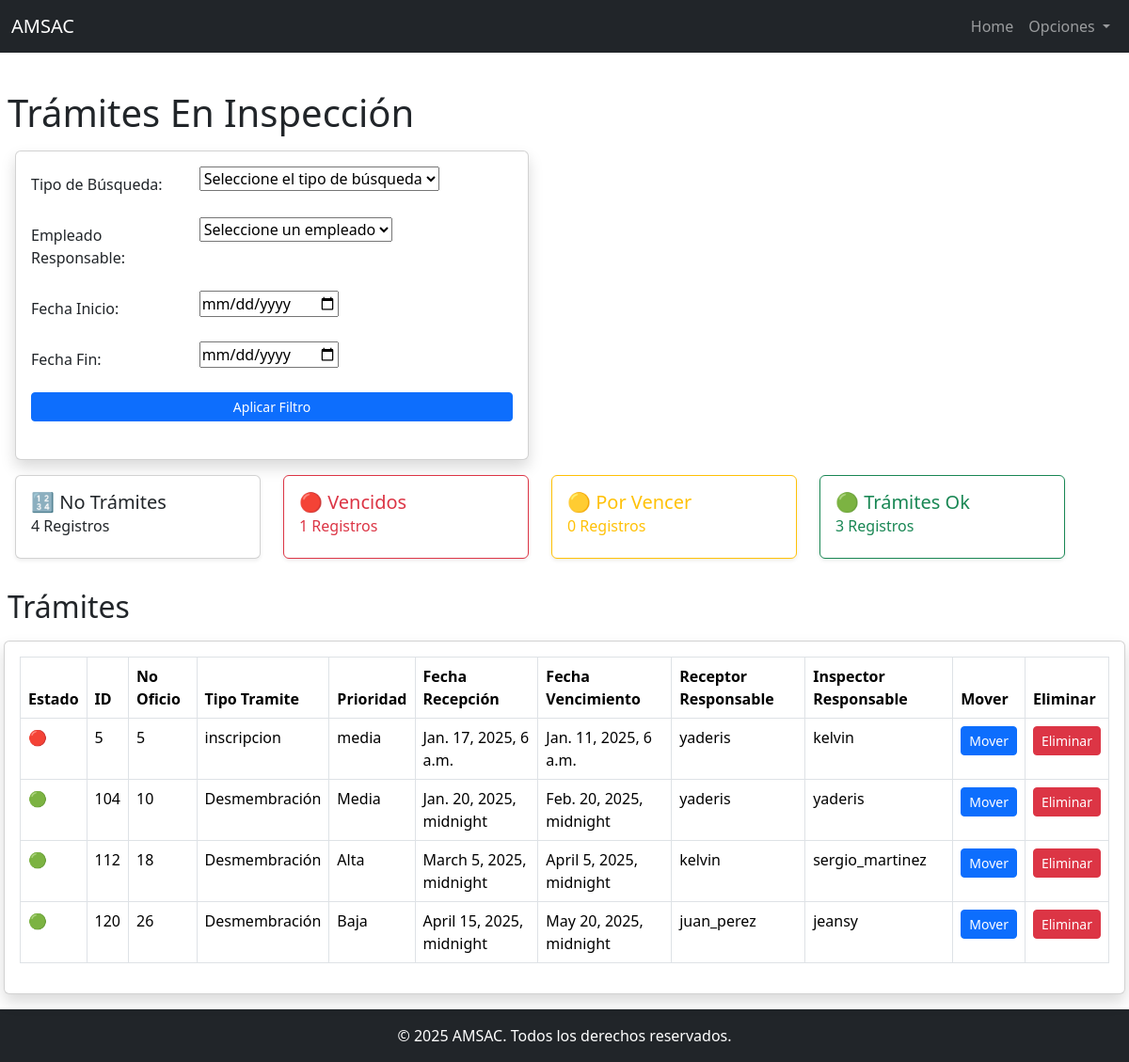
Screenshot of /bandeja_inspeccion/ (signed in) with the database file from the repository.
### app_catastro_inmuebles_01/models.py (models this page shows, shortened)
class Tramite(models.Model):
    ESTADO_CHOICES = [
        ('Recepción', 'Recepción'),
        ('Inspección', 'Inspección'),
        ('Resolución', 'Resolución'),
        ('Finalizado', 'Finalizado'),
        ('Pendiente Subsano', 'Pendiente Subsano'),
        ('Inspección Proyecto', 'Inspección Proyecto'),
        ('Resolución Proyecto', 'Resolución Proyecto'),
    ]
    no_oficio = models.CharField(max_length=50)
    fecha_recepcion = models.DateTimeField()
    fecha_vencimiento = models.DateTimeField()
    prioridad = models.CharField(max_length=10, choices=[('alta', 'Alta'), ('media', 'Media'), ('baja', 'Baja')])
    tramite_tipo = models.CharField(max_length=20, choices=[('inscripcion', 'Inscripción'), ('desmembracion', 'Desmembración'),
                                                            ('consolidacion', 'Consolidación'), ('comprobante', 'Comprobante')])
    receptor_responsable = models.ForeignKey(Usuario, on_delete=models.SET_NULL, null=True, related_name='receptor_responsable')
    inspector_responsable = models.ForeignKey(Usuario, on_delete=models.SET_NULL, null=True, related_name='inspector_responsable')
    resultor_responsable = models.ForeignKey(Usuario, on_delete=models.SET_NULL, null=True, blank=True, related_name='resultor_responsable')
    lider_proyecto = models.ForeignKey(Usuario, on_delete=models.SET_NULL, null=True, blank=True, related_name='lider_proyecto')
    sub_lider_proyecto = models.ForeignKey(Usuario, on_delete=models.SET_NULL, null=True, blank=True, related_name='sub_lider_proyecto')
    resultor_proyecto = models.ForeignKey(Usuario, on_delete=models.SET_NULL, null=True, blank=True, related_name='resultor_proyecto')
    etapa = models.ForeignKey(Etapa, on_delete=models.CASCADE)
    fecha_movimiento = models.DateTimeField(auto_now=True)  # Fecha en que el trámite cambia de etapa
    comentarios = models.TextField(blank=True, null=True)
    delegado_a = models.ForeignKey(Usuario, on_delete=models.SET_NULL, null=True, related_name='delegado_a')

class Usuario(AbstractUser):
    ROLES = [
        ('recepcionista', 'Recepcionista'),
        ('inspector', 'Inspector'),
        ('resultor', 'Resultor'),
        ('lider_proyecto', 'Líder de Proyecto'),
        ('sub_lider_proyecto', 'Sub Líder de Proyecto'),
        ('resultor_proyecto', 'Resultor de Proyecto'),
    ]
    rol = models.CharField(max_length=20, choices=ROLES, null=True, blank=True)
    def __str__(self):
        return f"{self.username}"  # Para mostrar el rol del usuario agregar ({self.get_rol_display()})

### app_catastro_inmuebles_01/views.py (the view)
# urls.py: path('bandeja_inspeccion/', views.bandeja_inspeccion, name='bandeja_inspeccion'),
@login_required
def bandeja_inspeccion(request):
    tramites = Tramite.objects.filter(etapa__nombre="Inspección")
    etapas = Etapa.objects.all()
    resultores = Usuario.objects.filter(rol='resultor')  # Obtener todos los resultores disponibles
    lideres_proyecto = Usuario.objects.filter(rol='lider_proyecto')  # Obtener todos los líderes de proyecto disponibles
    if request.method == 'GET':
        form = FiltroTramitesForm(request.GET)
        if form.is_valid():
            tramites = form.filter_tramites(tramites)
    else:
        form = FiltroTramitesForm()
    today = timezone.now()
    warning_period = timedelta(days=5)  # Definir 5 días antes del vencimiento como "por vencer"
    tramites_vencidos = []
    tramites_por_vencer = []
    tramites_ok = []
    for tramite in tramites:
        if tramite.fecha_vencimiento < today:
            tramite.estado = 'vencido'
            tramites_vencidos.append(tramite)
        elif tramite.fecha_vencimiento <= today + warning_period:
            tramite.estado = 'por_vencer'
            tramites_por_vencer.append(tramite)
        else:
            tramite.estado = 'ok'
            tramites_ok.append(tramite)
    tramites_vencidos_count = len(tramites_vencidos)
    tramites_por_vencer_count = len(tramites_por_vencer)
    tramites_ok_count = len(tramites_ok)
    tramites_totales = tramites_vencidos_count + tramites_por_vencer_count + tramites_ok_count
    tramites_ordenados = tramites_vencidos + tramites_por_vencer + tramites_ok
    context = {
        'etapas': etapas,
        'resultores': resultores,
        'lideres_proyecto': lideres_proyecto,
        'tramites': tramites_ordenados,
        'tramites_vencidos_count': tramites_vencidos_count,
        'tramites_por_vencer_count': tramites_por_vencer_count,
        'tramites_ok_count': tramites_ok_count,
        'tramites_totales': tramites_totales,
        'form': form,
    }
    return render(request, 'app_catastro_inmuebles_01/bandeja_inspeccion.html', context)

### app_catastro_inmuebles_01/forms.py (called while the page is built, shortened)
    def filter_tramites(self, queryset):
        tipo_busqueda = self.cleaned_data.get('tipo_busqueda')
        empleado_id = self.cleaned_data.get('empleado')
        fecha_inicio = self.cleaned_data.get('fecha_inicio')
        fecha_fin = self.cleaned_data.get('fecha_fin')
        if fecha_inicio:
            queryset = queryset.filter(fecha_vencimiento__gte=fecha_inicio)
        if fecha_fin:
            queryset = queryset.filter(fecha_vencimiento__lte=fecha_fin)
        return queryset

### app_catastro_inmuebles_01/templates/app_catastro_inmuebles_01/bandeja_inspeccion.html (shortened to what this page needs)
{% extends 'base.html' %}
{% block content %}
    <h1 class="ms-2">Trámites En Inspección</h1>
    <div class="container mb-3 mt-3 ms-1 me-1">
        <div class="row">
            <div class="col-12 col-md-6">
                <div class="card shadow">
                    <div class="card-body">
                        <form method="GET" class="mb-4">
                            <div class="mb-3">
                                {% for field in form %}
                                    <div class="row mb-3">
                                        <label class="col-sm-4 col-form-label">{{ field.label_tag }}</label>
                                        <div class="col-sm-8">
                                            {{ field }}
                                        </div>
                                    </div>
                                {% endfor %}
                            </div>
                            <div class="d-grid">
                                <button type="submit" class="btn btn-primary btn-sm">Aplicar Filtro</button>
                            </div>
                        </form>
                    </div>
                </div>
            </div>
        </div>
    </div>
    <div class="container mb-3 mt-3 ms-1 me-1">
        <div class="row">
            <div class="col-12 col-md-3 mb-3">
                <div class="card shadow-sm ">
                    <div class="card-body">
                        <h5 class="card-title">
                            <span>🔢</span> No Trámites
                        </h5>
                        <h6 class="card-subtitle mb-2 font-weight-bold">
                            {{ tramites_totales }} Registros
                        </h6>
                    </div>
                </div>
            </div>
            <div class="col-12 col-md-3 mb-3">
                <div class="card shadow-sm border-danger">
                    <div class="card-body">
                        <h5 class="card-title text-danger">
                            <span>🔴</span> Vencidos
                        </h5>
                        <h6 class="card-subtitle mb-2 text-danger font-weight-bold">
                            {{ tramites_vencidos_count }} Registros
                        </h6>
                    </div>
                </div>
            </div>
            <div class="col-12 col-md-3 mb-3">
                <div class="card shadow-sm border-warning">
                    <div class="card-body">
                        <h5 class="card-title text-warning">
                            <span>🟡</span> Por Vencer
                        </h5>
                        <h6 class="card-subtitle mb-2 text-warning font-weight-bold">
                            {{ tramites_por_vencer_count }} Registros
                        </h6>
                    </div>
                </div>
            </div>
            <div class="col-12 col-md-3 mb-3">
                <div class="card shadow-sm border-success">
                    <div class="card-body">
                        <h5 class="card-title text-success">
                            <span>🟢</span> Trámites Ok
                        </h5>
                        <h6 class="card-subtitle mb-2 text-success font-weight-bold">
                            {{ tramites_ok_count }} Registros
                        </h6>
                    </div>
                </div>
            </div>
        </div>
    </div>
    <h2 class="ms-2">Trámites</h2>
    <div class="Container mb-3 mt-3 ms-1 me-1">
        <div class="card shadow">
            <div class="card-body">
                <table class="table table-bordered">
                    <thead>
                        <tr>
                            <th scope="col">Estado</th>
                            <th scope="col">ID</th>
                            <th scope="col">No Oficio</th>
                            <th scope="col">Tipo Tramite</th>
                            <th scope="col">Prioridad</th>
                            <th scope="col">Fecha Recepción</th>
                            <th scope="col">Fecha Vencimiento</th>
                            <th scope="col">Receptor Responsable</th>
                            <th scope="col">Inspector Responsable</th>
                            <th scope="col">Mover</th>
                            <th scope="col">Eliminar</th>
                        </tr>
                    </thead>
                    <tbody>
                        {% for tramite in tramites %}
                            <tr>
                                <td>
                                    {% if tramite.estado == 'vencido' %}
                                        🔴
                                    {% elif tramite.estado == 'por_vencer' %}
                                        🟡
                                    {% elif tramite.estado == 'ok' %}
                                        🟢
                                    {% endif %}
                                </td>
                                <td>{{ tramite.id }}</td>
                                <td>{{ tramite.no_oficio }}</td>
                                <td>{{ tramite.tramite_tipo }}</td>
                                <td>{{ tramite.prioridad }}</td>
                                <td>{{ tramite.fecha_recepcion }}</td>
                                <td>{{ tramite.fecha_vencimiento }}</td>
                                <td>{{ tramite.receptor_responsable }}</td>
                                <td>{{ tramite.inspector_responsable }}</td>
                                <td>
                                    <button class="btn btn-primary btn-sm" data-bs-toggle="modal" data-bs-target="#modal{{ tramite.id }}">Mover</button>
                                </td>
                                <td><button class="btn btn-danger btn-sm">Eliminar</button></td>
                            </tr>
                        {% endfor %}
                    </tbody>
                </table>
            </div>
        </div>
    </div>
{% endblock %}

### app_catastro_inmuebles_01/templates/base.html (shortened to what this page needs)
<!DOCTYPE html>
<html lang="en">
<head>
    <link href="https://cdn.jsdelivr.net/npm/bootstrap@5.3.3/dist/css/bootstrap.min.css" rel="stylesheet">
    <link rel="stylesheet" href="https://cdnjs.cloudflare.com/ajax/libs/font-awesome/5.15.4/css/all.min.css">
</head>
<body class="d-flex flex-column min-vh-100">
    <nav class="navbar navbar-expand-lg navbar-dark bg-dark fixed-top">
        <div class="container-fluid">
            <a class="navbar-brand" href="{% url 'home' %}">AMSAC</a>
            <div class="collapse navbar-collapse" id="navbarNav">
                <ul class="navbar-nav ms-auto">
                    <li class="nav-item">
                        <a class="nav-link {% if request.path == '/home' %}active{% endif %}" href="{% url 'home' %}">
                             Home
                        </a>
                    </li>
                    <li class="nav-item dropdown">
                        <a class="nav-link dropdown-toggle" href="#" id="navbarDropdown" role="button" data-bs-toggle="dropdown" aria-expanded="false">
                             Opciones
                        </a>
                    </li>
                </ul>
            </div>
        </div>
    </nav>
    <main class="flex-grow-1 mt-5 pt-5">
        {% block content %}
        {% endblock %}
    </main>
    <footer class="bg-dark text-white text-center py-3 mt-auto">
        <div class="container">
            <p class="mb-0">&copy; 2025 AMSAC. Todos los derechos reservados.</p>
        </div>
    </footer>
</body>
</html>

### rows the page displays
Tramite: id "5", no_oficio "5", tramite_tipo "inscripcion", prioridad "media", fecha_recepcion "Jan. 17, 2025, 6 a.m.", fecha_vencimiento "Jan. 11, 2025, 6 a.m.", receptor_responsable "yaderis", inspector_responsable "kelvin"
Tramite: id "104", no_oficio "10", tramite_tipo "Desmembración", prioridad "Media", fecha_recepcion "Jan. 20, 2025, midnight", fecha_vencimiento "Feb. 20, 2025, midnight", receptor_responsable "yaderis", inspector_responsable "yaderis"
Tramite: id "112", no_oficio "18", tramite_tipo "Desmembración", prioridad "Alta", fecha_recepcion "March 5, 2025, midnight", fecha_vencimiento "April 5, 2025, midnight", receptor_responsable "kelvin", inspector_responsable "sergio_martinez"
Tramite: id "120", no_oficio "26", tramite_tipo "Desmembración", prioridad "Baja", fecha_recepcion "April 15, 2025, midnight", fecha_vencimiento "May 20, 2025, midnight", receptor_responsable "juan_perez", inspector_responsable "jeansy"

### other values shown
{{ field.label_tag }} "Tipo de Búsqueda:" "Empleado Responsable:" "Fecha Inicio:" "Fecha Fin:"
{{ tramites_totales }} "4"
{{ tramites_vencidos_count }} "1"
{{ tramites_por_vencer_count }} "0"
{{ tramites_ok_count }} "3"
